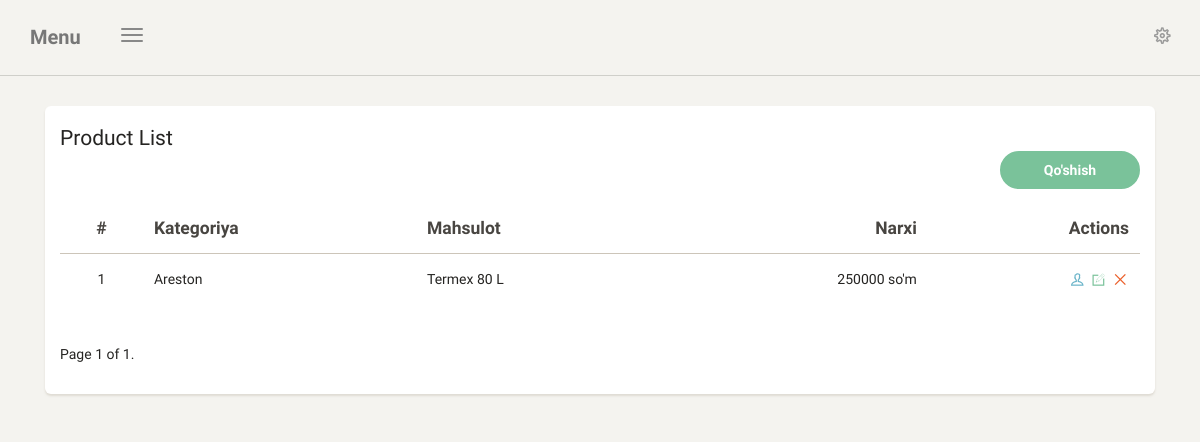
The page /product/list/ (signed in) on the database as committed earlier.
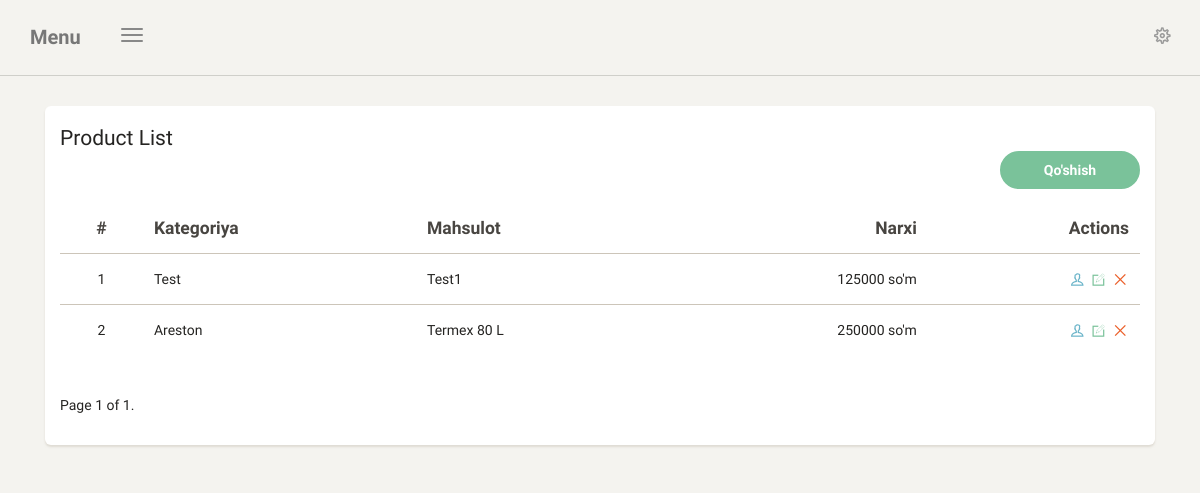
The same page on the database as committed later.
### app1/models.py (models this page shows, shortened)
class Product(models.Model):
    ctg = models.ForeignKey(Category, on_delete=models.SET_NULL, null=True)
    image = models.ImageField()
    name = models.CharField(max_length=256)
    price = models.IntegerField()
    description = models.TextField()
    created_at = models.DateField(auto_now_add=True)
    updated_at = models.DateField(auto_now=True)

class Category(models.Model):
    name = models.CharField(max_length=256)
    created_at = models.DateField(auto_now_add=True)
    updated_at = models.DateField(auto_now=True)

### app1/views.py (the view, shortened to what this page needs)
# urls.py: path('product/list/', product_list, name='product_list'),
@login_required
def product_list(request):
    products = Product.objects.all().order_by('-pk')
    paginator = Paginator(products, 15)
    page_number = request.GET.get('page')
    page_obj = paginator.get_page(page_number)
    return render(request, 'product/list.html', {'products': products, 'page_obj': page_obj})

### templates/product/list.html (shortened to what this page needs)
{% extends 'index.html' %}
{% load static %}
{% block context %}
    <div class="col-md-12">
        <div class="card">
            <div class="card-header">
                <h4 class="card-title">Product List</h4>
                {% if not search %}
                    <div class="text-right">
                        <a href="{% url 'product_add' %}">
                            <button class="btn btn-success btn-fill btn-wd">Qo'shish</button>
                        </a>
                    </div>
                {% endif %}
            <div class="card-content table-responsive table-full-width">
                <table class="table">
                    <thead>
                    <tr>
                        <th class="text-center"><strong>#</strong></th>
                        <th><strong>Kategoriya</strong></th>
                        <th><strong>Mahsulot</strong></th>
                        <th class="text-right"><strong>Narxi</strong></th>
                        <th class="text-right"><strong>Actions</strong></th>
                    </tr>
                    </thead>
                    <tbody>
                    {% for product in page_obj %}
                        <tr>
                            <td class="text-center">{{ forloop.counter }}</td>
                            <td>{{ product.ctg.name }}</td>
                            <td>{{ product.name }}</td>
                            <td class="text-right">{{ product.price }} so'm</td>
                            <td class="td-actions text-right">
                                <a href="{% url 'product_details' product.id %}" rel="tooltip" title="View Profile"
                                   class="btn btn-info btn-simple btn-xs">
                                    <i class="ti-user"></i>
                                </a>
                                <a href="{% url 'product_edit' product.id %}" rel="tooltip" title="Edit Profile"
                                   class="btn btn-success btn-simple btn-xs">
                                    <i class="ti-pencil-alt"></i>
                                </a>
                                <a href="{% url 'product_delete' product.id %}"
                                   onclick="confirm_product_delete({{ product.id }})" rel="tooltip" title="Remove"
                                   class="btn btn-danger btn-simple btn-xs">
                                    <i class="ti-close"></i>
                                </a>
                            </td>
                        </tr>
                    {% endfor %}
                    </tbody>
                </table>
                <div class="pagination">
                    <span class="step-links">
                        <span class="current">
                            Page {{ page_obj.number }} of {{ page_obj.paginator.num_pages }}.
                        </span>
                    </span>
                </div>
            </div>
        </div>
    </div>
{% endblock %}

Rows that differ between the two databases and show on the page:
added Product: ctg.name "Test", name "Test1", price "125000"
